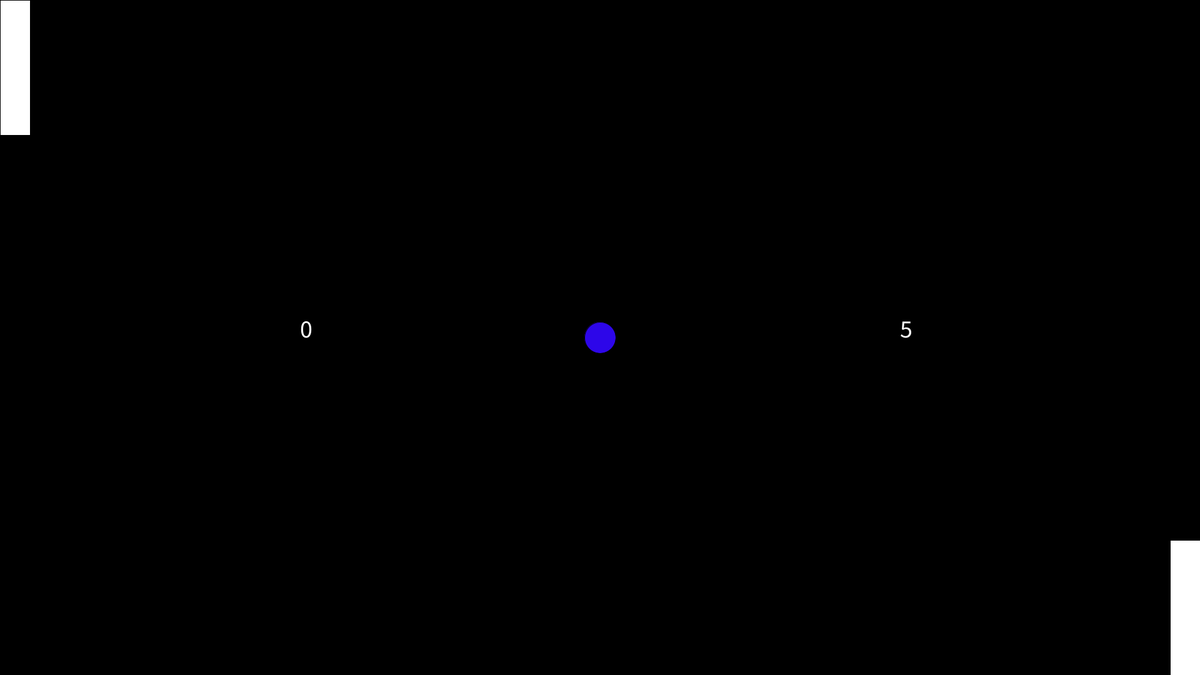
Frame 1 (no input)
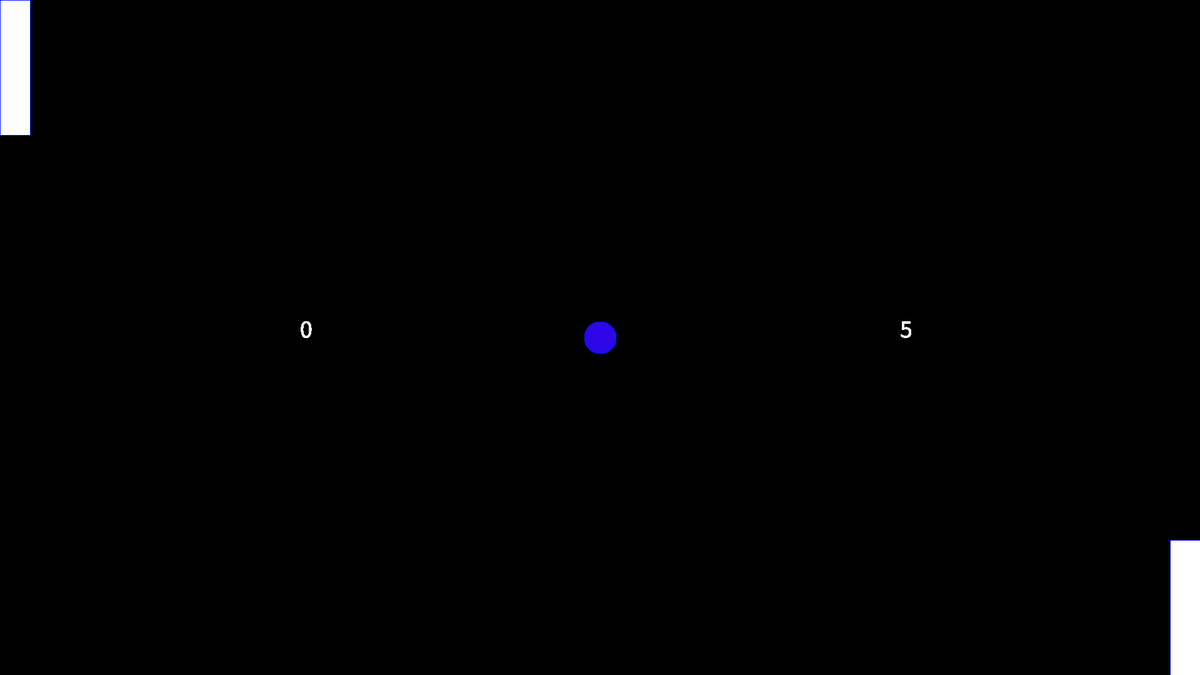
Frame 60 (the mouse pressed at the canvas centre just before this capture)
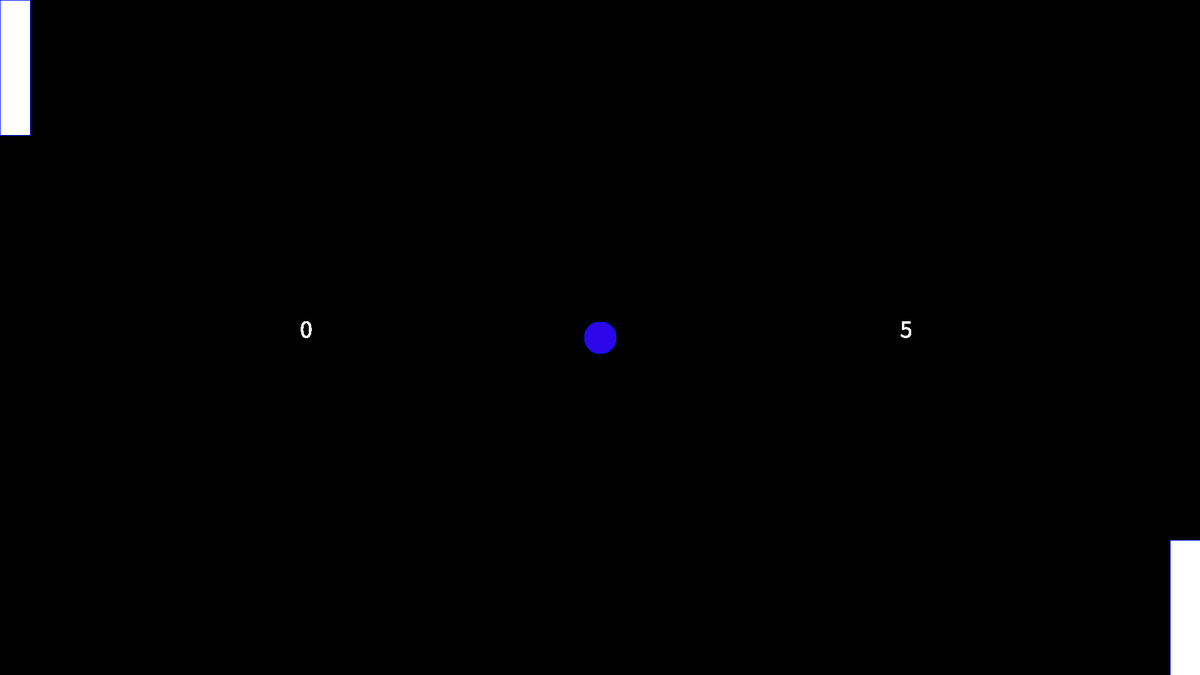
Frame 120 (the mouse held since frame 60 and released just before this capture)

The Processing sketch that drew these frames (run headless with seeded random() and noise(); from frame 60 on, the mouse is pressed at the canvas centre):

// Processing sketch: test
// ── test.pde
//maxX = ... 1920  .., maxY = 1080

void setup() //runs once
{
  size(1920, 1080); //sets the width and height of the program
  background(0); //set background black
}

void draw()
{
  fill(45, 6, 233); 
  ellipse(960, 540, 50, 50); //draw circle at center
  
  //fill(255);
  fill(255, 255, 255);
  rect(0, 0, 48, 216); //left paddle at top left 
  
  //Draw paddles
  fill(66, 227, 90);
  fill(255, 255, 255);

  rect(1872, 864, 48, 216); //right paddle at the bottom right

  //Draw scores on screen
  stroke (0, 25, 255); //use a blue outline for all shapes
  textSize(40); 
  text(0, 480, 540); //left score at the left corner of the screen
  text(5, 1440, 540); //right score at right corner of the screen
}
